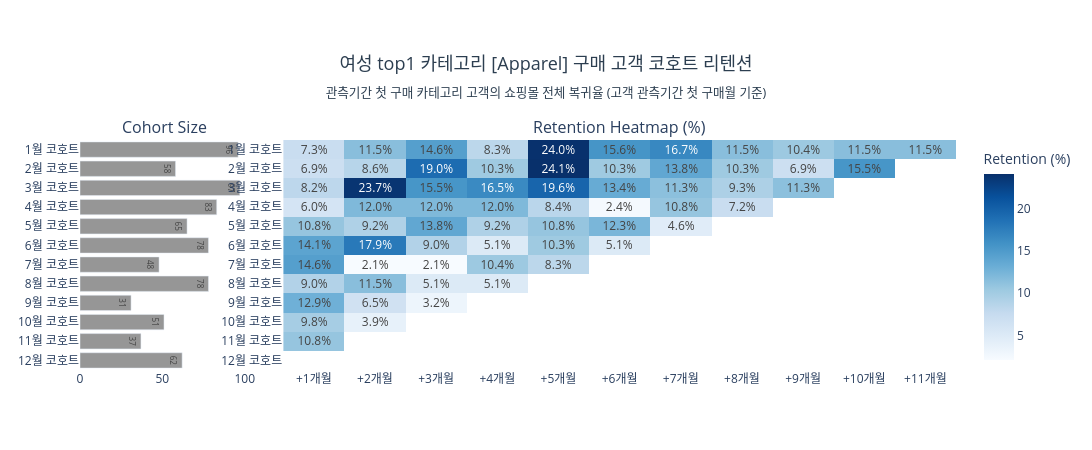

The notebook cell this image was saved under:
### Code cell
for gender, data in cohort_top1.items():
    label = "여성" if gender == "여" else "남성"
    draw_cohort_heatmap(
        data["pivot"], data["pct"],
        f"{label} top1 카테고리 [{data['cat']}] 구매 고객 코호트 리텐션"
        f"<br><sub>관측기간 첫 구매 카테고리 고객의 쇼핑몰 전체 복귀율 (고객 관측기간 첫 구매월 기준)</sub>"
    )

### Figure 1 — Plotly figure (JSON) as saved in the notebook; plotly's stock layout.template omitted (floating-point values rounded to 4 significant figures; data arrays with more than 128 entries replaced by an {"elided": "..."} marker saying what was removed)
{"data": [{"marker": {"color": "rgb(150,150,150)"}, "orientation": "h", "showlegend": false, "text": [96.0, 58.0, 97.0, 83.0, 65.0, 78.0, 48.0, 78.0, 31.0, 51.0, 37.0, 62.0], "textposition": "auto", "type": "bar", "x": [96.0, 58.0, 97.0, 83.0, 65.0, 78.0, 48.0, 78.0, 31.0, 51.0, 37.0, 62.0], "xaxis": "x", "y": ["1월 코호트", "2월 코호트", "3월 코호트", "4월 코호트", "5월 코호트", "6월 코호트", "7월 코호트", "8월 코호트", "9월 코호트", "10월 코호트", "11월 코호트", "12월 코호트"], "yaxis": "y"}, {"colorbar": {"title": {"text": "Retention (%)"}}, "colorscale": [[0, "rgb(247,251,255)"], [0.125, "rgb(222,235,247)"], [0.25, "rgb(198,219,239)"], [0.375, "rgb(158,202,225)"], [0.5, "rgb(107,174,214)"], [0.625, "rgb(66,146,198)"], [0.75, "rgb(33,113,181)"], [0.875, "rgb(8,81,156)"], [1, "rgb(8,48,107)"]], "text": {"elided": "12x11 str values"}, "textfont": {"size": 12}, "texttemplate": "%{text}", "type": "heatmap", "x": ["+1개월", "+2개월", "+3개월", "+4개월", "+5개월", "+6개월", "+7개월", "+8개월", "+9개월", "+10개월", "+11개월"], "xaxis": "x2", "y": ["1월 코호트", "2월 코호트", "3월 코호트", "4월 코호트", "5월 코호트", "6월 코호트", "7월 코호트", "8월 코호트", "9월 코호트", "10월 코호트", "11월 코호트", "12월 코호트"], "yaxis": "y2", "z": {"elided": "12x11 float values"}, "zmin": 0}], "layout": {"annotations": [{"font": {"size": 16}, "showarrow": false, "text": "Cohort Size", "x": 0.096, "xanchor": "center", "xref": "paper", "y": 1, "yanchor": "bottom", "yref": "paper"}, {"font": {"size": 16}, "showarrow": false, "text": "Retention Heatmap (%)", "x": 0.616, "xanchor": "center", "xref": "paper", "y": 1, "yanchor": "bottom", "yref": "paper"}], "height": 450, "margin": {"t": 140}, "plot_bgcolor": "white", "title": {"font": {"color": "#2c3e50", "size": 18}, "text": "여성 top1 카테고리 [Apparel] 구매 고객 코호트 리텐션<br><sub>관측기간 첫 구매 카테고리 고객의 쇼핑몰 전체 복귀율 (고객 관측기간 첫 구매월 기준)</sub>", "x": 0.5, "xanchor": "center"}, "width": 1400, "xaxis": {"anchor": "y", "domain": [0, 0.192]}, "xaxis2": {"anchor": "y2", "domain": [0.232, 1]}, "yaxis": {"anchor": "x", "autorange": "reversed", "domain": [0, 1]}, "yaxis2": {"anchor": "x2", "autorange": "reversed", "domain": [0, 1]}}}
